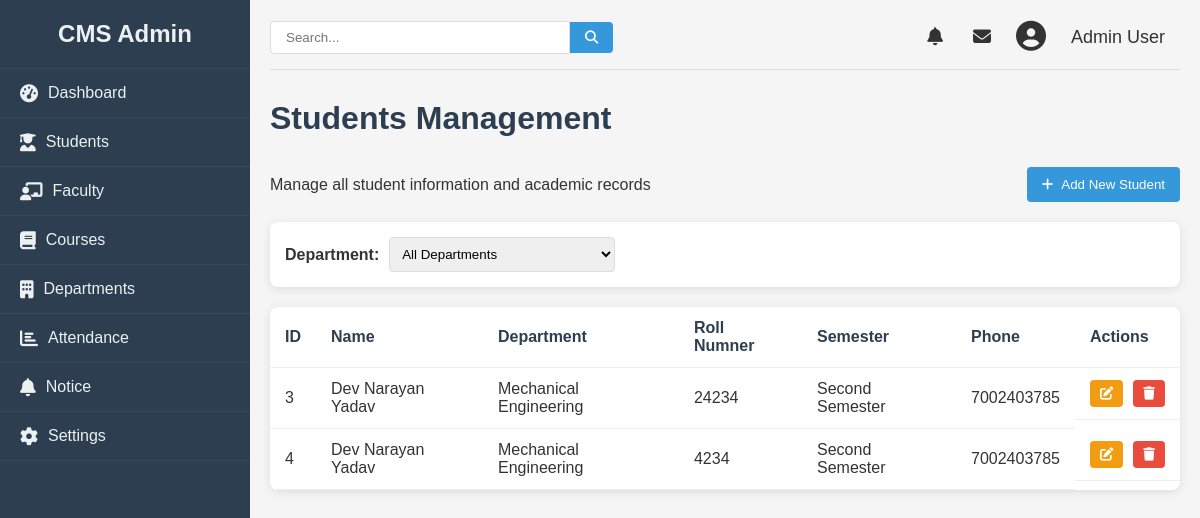
The app's page /admin/student (signed in) with its own data.
### college/model.py (models this page shows, shortened)
class Student(db.Model):
    id = db.Column(db.Integer, primary_key=True)
    name = db.Column(db.String(100), nullable=False)
    roll = db.Column(db.Integer, nullable=False)
    email = db.Column(db.String(100), nullable=False)
    phone = db.Column(db.Integer, nullable=False)
    semester = db.Column(db.Integer, nullable=False)
    dob = db.Column(db.Date, nullable=False)
    gender = db.Column(db.String, nullable=False)
    department = db.Column(db.String, nullable=False)
    address = db.Column(db.String, nullable=False)

### college/admin/adminroute.py (the view)
@app.route("/admin/student", methods = ["GET", "POST"])
def stdn():
    logged = 'user_id' in session
    if logged:
        users = Student.query.all()
        return render_template("student.html", students= users, departments= dep)
    else:
        return redirect(url_for("login"))

### college/admin/templates/student.html (shortened to what this page needs)
{% from "macro/cmsnav.html" import cmsnav%}
{%extends "admbase.html"%}
{%block head%}
<link rel="stylesheet" href="{{url_for('static', filename='css/styles.css')}}">
<link rel="stylesheet" href="https://cdnjs.cloudflare.com/ajax/libs/font-awesome/6.4.0/css/all.min.css">
{%endblock%}
{%block content%}
<div class="container" w-tid="21">
    {{cmsnav()}}
    <main class="main-content" w-tid="111">
        <header class="top-header" w-tid="113">
            <div class="search-box" w-tid="115">
                <input type="text" placeholder="Search..." w-tid="117" />
                <button w-tid="119"><i class="fas fa-search" w-tid="121"></i></button>
            </div>
            <div class="user-profile" w-tid="123">
                <span class="notification" w-tid="125"><i class="fas fa-bell" w-tid="127"></i></span>
                <span class="message" w-tid="129"><i class="fas fa-envelope" w-tid="131"></i></span>
                <div class="profile-img" w-tid="133">
                    <i class="fas fa-user-circle" w-tid="135"></i>
                </div>
                <span class="username" w-tid="137">Admin User</span>
            </div>
        </header>
        <div id="dashboard-page" class="content-section" w-tid="139">
            <div class="dashboard" w-tid="141">
                <h1 w-tid="357">Students Management</h1>
                <div class="students-header" w-tid="359">
                    <p w-tid="361">Manage all student information and academic records</p>
                    <button class="add-student-btn" w-tid="363">
                        <a style="text-decoration: none; color:white;" href="/admin/addstudent">
                            <i class="fas fa-plus" w-tid="365"></i>
                            Add New Student
                        </a>
                    </button>
                </div>
                <div class="student-filters" w-tid="367">
                    <div class="filter-group" w-tid="369">
                        <label w-tid="371">Department:</label>
                        <select w-tid="373">
                            <option w-tid="375">All Departments</option>
                        </select>
                    </div>
                </div>
                <div class="students-table" w-tid="415">
                    <table w-tid="417">
                        <thead w-tid="419">
                            <tr w-tid="421">
                                <th w-tid="423">ID</th>
                                <th w-tid="425">Name</th>
                                <th w-tid="427">Department</th>
                                <th w-tid="425">Roll Numner</th>
                                <th w-tid="429">Semester</th>
                                <th w-tid="433">Phone</th>
                                <th w-tid="437">Actions</th>
                            </tr>
                        </thead>
                        <tbody w-tid="439">
                            {%for student in students%}
                            <tr w-tid="441">
                                <td w-tid="443">{{student.id}}</td>
                                <td w-tid="445">{{student.name}}</td>
                                <td w-tid="447">{{student.department}}</td>
                                <td w-tid="449">{{student.roll}}</td>
                                <td w-tid="451">{{student.semester}}</td>
                                <td w-tid="453">{{student.phone}}</td>
                                <td class="action-cell" w-tid="459">
                                    <button class="action-btn edit-btn" w-tid="465">
                                        <a href="/admin/update/student/{{student.id}}">
                                            <i class="fas fa-edit" w-tid="467"></i>
                                        </a>
                                    </button>
                                    <button class="action-btn delete-btn" w-tid="469">
                                        <a href="/admin/student/delete/{{student.id}}"><i class="fas fa-trash" w-tid="723"></i></a>
                                        </button>
                                </td>
                            </tr>
                            {%endfor%}
                        </tbody>
                    </table>
                </div>
            </div>
        </div>
    </main>
</div>
{%endblock%}

### college/static/css/styles.css (style rules this page uses)
* { margin: 0; padding: 0; box-sizing: border-box; }
body { font-family: Arial, sans-serif; background-color: #f5f5f5; color: #333; }
a { text-decoration: none; color:inherit; }
.container { display: flex; min-height: 100vh; }
.main-content { flex: 1; padding: 20px; }
.top-header { display: flex; justify-content: space-between; align-items: center; margin-bottom: 30px; padding-bottom: 15px; border-bottom: 1px solid #ddd; }
.search-box { display: flex; align-items: center; }
.search-box input { padding: 8px 15px; border: 1px solid #ddd; border-radius: 4px 0 0 4px; width: 300px; }
.search-box button { background: #3498db; color: white; border: none; padding: 8px 15px; border-radius: 0 4px 4px 0; cursor: pointer; }
.user-profile { display: flex; align-items: center; }
.user-profile span { margin: 0 15px; font-size: 18px; cursor: pointer; }
.profile-img { font-size: 30px; margin: 0 10px; }
.dashboard h1 { margin-bottom: 30px; color: #2c3e50; }
table { width: 100%; border-collapse: collapse; }
th, td { padding: 12px 15px; text-align: left; border-bottom: 1px solid #eee; }
th { font-weight: bold; color: #2c3e50; }
.content-section { display: none; }
#dashboard-page { display: block; }
.students-header { display: flex; justify-content: space-between; align-items: center; margin-bottom: 20px; }
.add-student-btn { background-color: #3498db; color: white; border: none; padding: 10px 15px; border-radius: 4px; cursor: pointer; display: flex; align-items: center; }
.add-student-btn i { margin-right: 5px; }
.student-filters { display: flex; justify-content: space-between; margin-bottom: 20px; background: white; padding: 15px; border-radius: 8px; box-shadow: 0 2px 10px rgba(0, 0, 0, 0.1); }
.filter-group { display: flex; align-items: center; }
.filter-group label { margin-right: 10px; font-weight: bold; }
.filter-group select { padding: 8px; border-radius: 4px; border: 1px solid #ddd; }
.students-table { background: white; border-radius: 8px; box-shadow: 0 2px 10px rgba(0, 0, 0, 0.1); overflow: hidden; }
.action-cell { display: flex; gap: 10px; }
.action-btn { padding: 6px 10px; border-radius: 4px; cursor: pointer; border: none; color: white; }
.edit-btn { background-color: #f39c12; }
.delete-btn { background-color: #e74c3c; }

### records on screen
Student: id "3", name "Dev Narayan Yadav", department "Mechanical Engineering", roll "24234", semester "Second Semester", phone "7002403785"
Student: id "4", name "Dev Narayan Yadav", department "Mechanical Engineering", roll "4234", semester "Second Semester", phone "7002403785"
